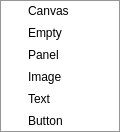
<?xml version="1.0" encoding="UTF-8"?>
<ui version="4.0">
 <class>CanvasActionsForm</class>
 <widget class="QMenu" name="CanvasActionsForm">
  <property name="title"><string>UI</string></property>
  <addaction name="canvasAction"/>
  <addaction name="emptyAction"/>
  <addaction name="panelAction"/>
  <addaction name="imageAction"/>
  <addaction name="textAction"/>
  <addaction name="buttonAction"/>
  <action name="canvasAction"><property name="text"><string>Canvas</string></property></action>
  <action name="emptyAction"><property name="text"><string>Empty</string></property></action>
  <action name="panelAction"><property name="text"><string>Panel</string></property></action>
  <action name="imageAction"><property name="text"><string>Image</string></property></action>
  <action name="textAction"><property name="text"><string>Text</string></property></action>
  <action name="buttonAction"><property name="text"><string>Button</string></property></action>
 </widget>
 <resources/>
 <connections/>
</ui>
